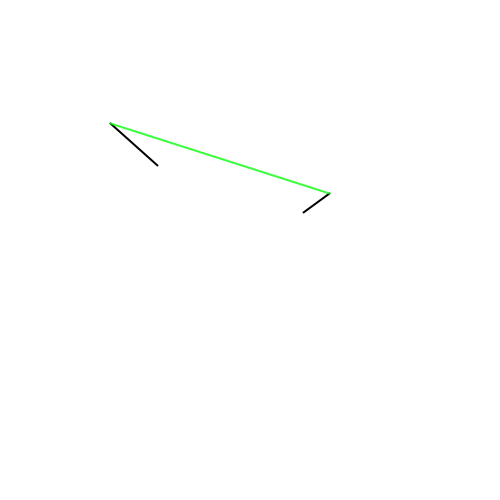
Frame 1 (no input)
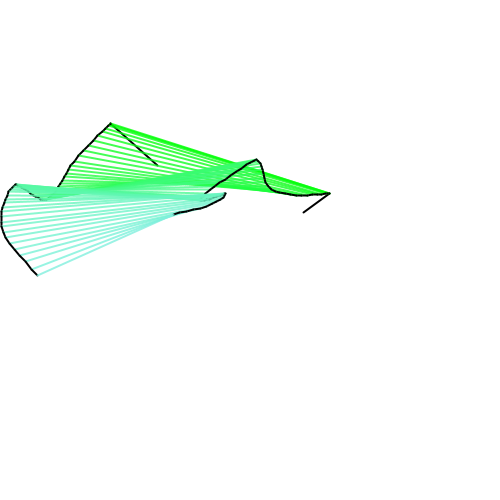
Frame 60 (the mouse pressed at the canvas centre just before this capture)
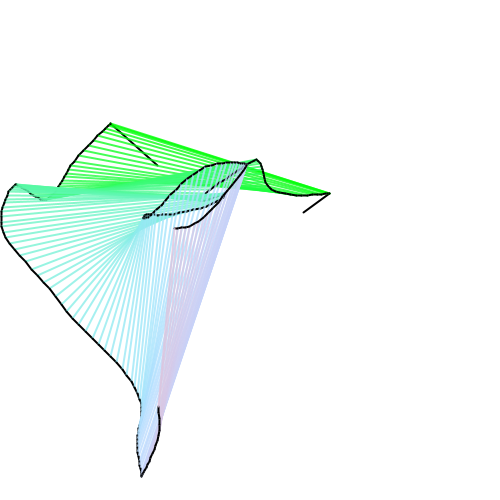
Frame 120 (the mouse held since frame 60 and released just before this capture)

The Processing sketch that drew these frames (run headless with seeded random() and noise(); from frame 60 on, the mouse is pressed at the canvas centre):

// Processing sketch: processing_87901
// ── processing_87901.pde

float x1, y1, x2, y2;
float tx1, ty1, tx2, ty2;
int t;
float zoom = 1.5;

void setup() {
  size(500, 500);
  background(255);
  tx1 = 0;
  ty1 = 100; 
  tx2 = 336;
  ty2 = 465; 
  t=0;
  x1=map(noise(tx1), 0, 1, 0, width);
  y1=map(noise(ty1), 0, 1, 0, height);
  x2=map(noise(tx2), 0, 1, 0, width);
  y2=map(noise(ty2), 0, 1, 0, height);
  smooth();
  frameRate(60);
}


void draw() {
 
  //scale(zoom );
  //translate(-width*(zoom-1)/2.0,-height*(zoom-1)/2.0);
  step();
  strokeWeight(2);
  stroke( int(abs(sin(radians(t/2)))*255), 
  int(abs(cos(radians(t/3)))*255), 
  int(abs(sin(radians(t)))*255), 
  200);

  line(x1, y1, x2, y2);
}

void step() {
  float nx1=map(noise(tx1), 0, 1, -width/4, width*1.25);
  float ny1=map(noise(ty1), 0, 1, -height/4, height*1.25);
  float nx2=map(noise(tx2), 0, 1, -width/4, width*1.25);
  float ny2=map(noise(ty2), 0, 1, -height/4, height*1.25);

  stroke(0); 
  strokeWeight(2);
  line(x1, y1, nx1, ny1);
  line(x2, y2, nx2, ny2);

  x1=nx1; 
  y1=ny1;
  x2=nx2; 
  y2=ny2;

  t++;
  tx1+=0.01;
  ty1+=0.01;
  tx2+=0.01;
  ty2+=0.01;
}
